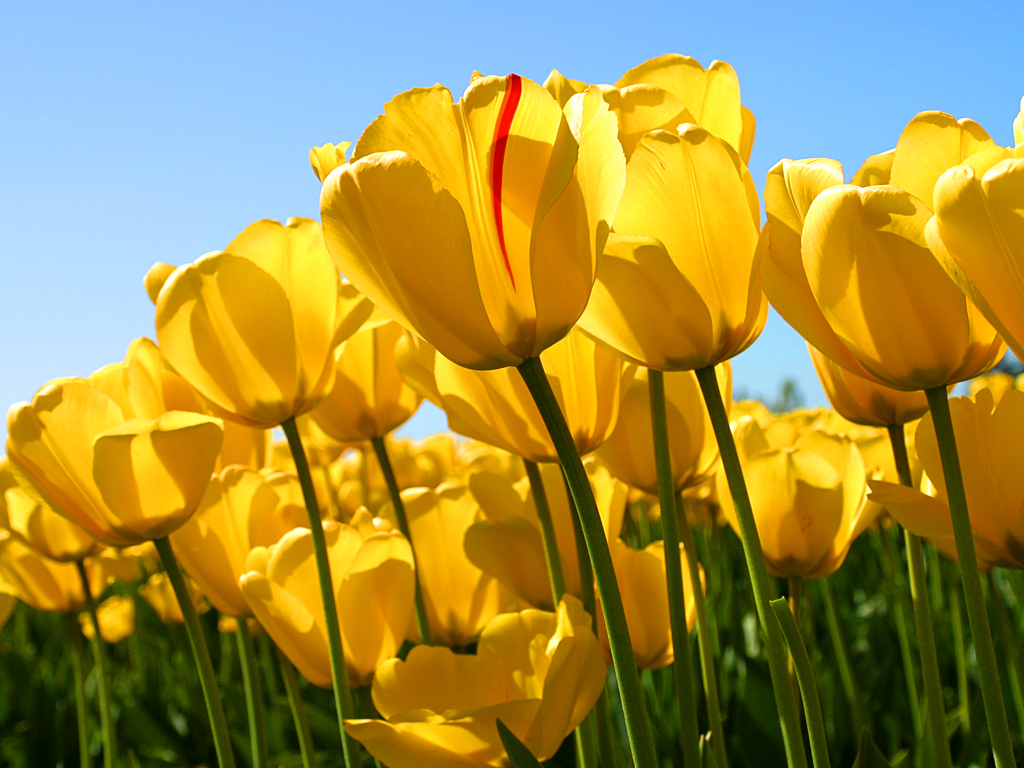
//> input picture OpenCvTestproject/Tulips.jpg, 1024 x 768 px
$ ./line   (built with g++ and OpenCV 4)
//> lines starting //> are read from the running program, lines starting //| are printed output that depends on the picture; after the words box and inside, x2 and y2 are one past the last pixel; in counts of white or black regions, pixels touching at a corner belong together
### OpenCvTestproject/linefinder.h
// [16 lines of licence text are left out]

#if !defined LINEF
#define LINEF

#include <opencv2/core/core.hpp>
#include <opencv2/imgproc/imgproc.hpp>
#define PI 3.1415926

class LineFinder {

  private:

	  // original image
	  cv::Mat img;

	  // vector containing the end points
	  // of the detected lines
	  std::vector<cv::Vec4i> lines;

	  // accumulator resolution parameters
	  double deltaRho;
	  double deltaTheta;

	  // minimum number of votes that a line
	  // must receive before being considered
	  int minVote;

	  // min length for a line
	  double minLength;

	  // max allowed gap along the line
	  double maxGap;

  public:

	  // Default accumulator resolution is 1 pixel by 1 degree
	  // no gap, no mimimum length
	  LineFinder() : deltaRho(1), deltaTheta(PI/180), minVote(10), minLength(0.), maxGap(0.) {}

	  // Set the resolution of the accumulator
	  // [5 lines left out: function setAccResolution, not called in this run]

	  // Set the minimum number of votes
	  void setMinVote(int minv) {

		  minVote= minv;
	  }

	  // Set line length and gap
	  void setLineLengthAndGap(double length, double gap) {

		  minLength= length;
		  maxGap= gap;
	  }

	  // Apply probabilistic Hough Transform
	  std::vector<cv::Vec4i> findLines(cv::Mat& binary) {

		  lines.clear();
		  cv::HoughLinesP(binary,lines,deltaRho,deltaTheta,minVote, minLength, maxGap);

		  return lines;
	  }

	  // Draw the detected lines on an image
	  void drawDetectedLines(cv::Mat &image, cv::Scalar color=cv::Scalar(255,255,255)) {

		  // Draw the lines
		  std::vector<cv::Vec4i>::const_iterator it2= lines.begin();

		  while (it2!=lines.end()) {

			  cv::Point pt1((*it2)[0],(*it2)[1]);
			  cv::Point pt2((*it2)[2],(*it2)[3]);

			  cv::line( image, pt1, pt2, color);

			  ++it2;
		  }
	  }

	  // Eliminates lines that do not have an orientation equals to
	  // the ones specified in the input matrix of orientations
	  // At least the given percentage of pixels on the line must
	  // be within plus or minus delta of the corresponding orientation
	  // [48 lines left out: function removeLinesOfInconsistentOrientations, not called in this run]
};


#endif

### OpenCvTestproject/line.cpp
// [16 lines of licence text are left out]

#include <iostream>
#include <vector>
#include <opencv2/core/core.hpp>
#include <opencv2/imgproc/imgproc.hpp>
#include <opencv2/highgui/highgui.hpp>

#include "linefinder.h"


#define PI 3.1415926

int main()
{
	// Read input image
	cv::Mat image= cv::imread("Tulips.jpg",0);
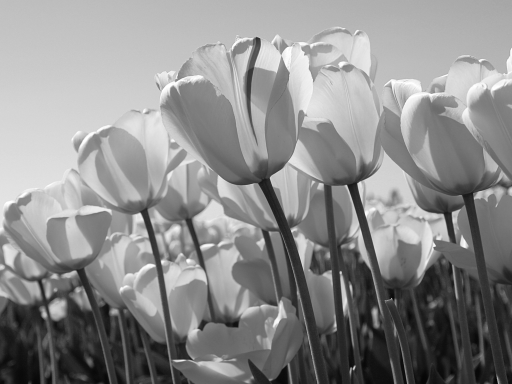
//> image: 768 rows x 1024 cols, CV_8UC1 (shown at 1/2 size); min 1, max 255, mean 139.9
	if (!image.data)
		return 0;

    // Display the image
	cv::namedWindow("Original Image");
	cv::imshow("Original Image",image);
/*
	// Compute Sobel
	EdgeDetector ed;
	ed.computeSobel(image);

    // Display the Sobel orientation
	cv::namedWindow("Sobel (orientation)");
	cv::imshow("Sobel (orientation)",ed.getSobelOrientationImage());
	cv::imwrite("ori.bmp",ed.getSobelOrientationImage());

    // Display the Sobel low threshold
	cv::namedWindow("Sobel (low threshold)");
	cv::imshow("Sobel (low threshold)",ed.getBinaryMap(125));

    // Display the Sobel high threshold
	cv::namedWindow("Sobel (high threshold)");
	cv::imshow("Sobel (high threshold)",ed.getBinaryMap(350));
*/
	// Apply Canny algorithm
	cv::Mat contours;
	cv::Canny(image,contours,125,350);
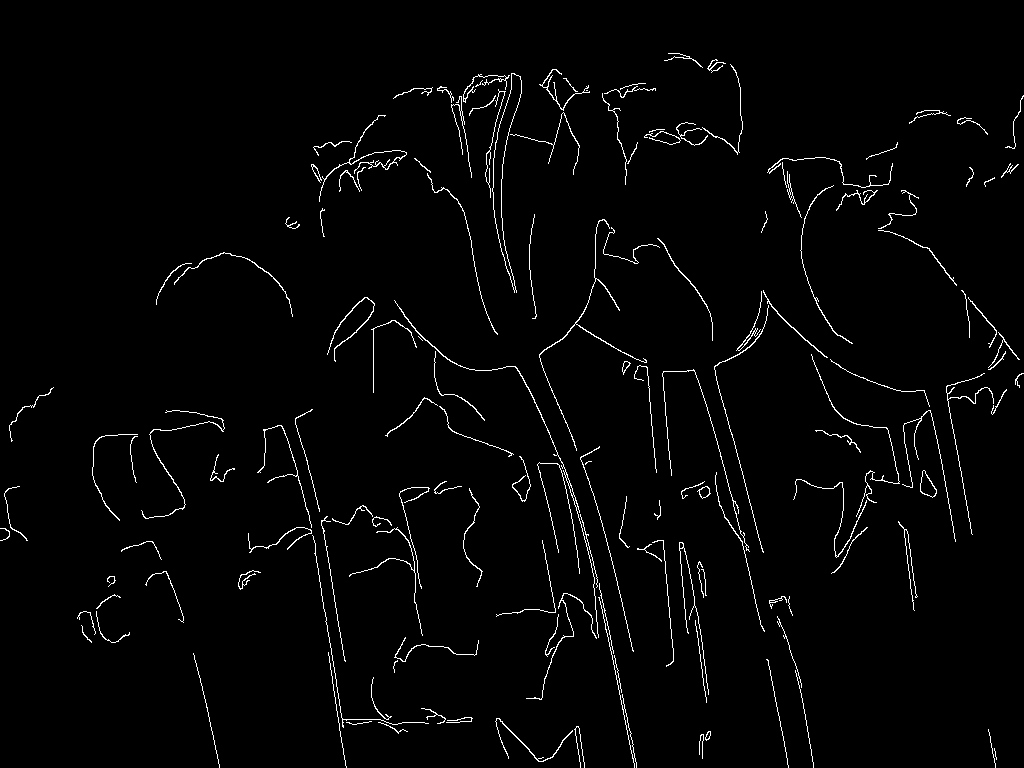
//> contours: 768 rows x 1024 cols, CV_8UC1; 2.1% white in thin lines or dots
	cv::Mat contoursInv;
	cv::threshold(contours,contoursInv,128,255,cv::THRESH_BINARY_INV);
//> contoursInv: 768 rows x 1024 cols, CV_8UC1; 97.9% white; black in thin lines or dots

    // Display the image of contours
	cv::namedWindow("Canny Contours");
	cv::imshow("Canny Contours",contoursInv);

	// Create a test image
	cv::Mat test(200,200,CV_8U,cv::Scalar(0));
	cv::line(test,cv::Point(100,0),cv::Point(200,200),cv::Scalar(255));
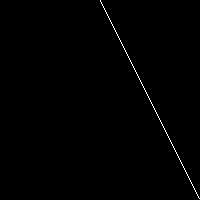
//> test: 200 rows x 200 cols, CV_8UC1; 0.5% white in thin lines or dots, all inside (x1, y1, x2, y2) = (100, 0, 200, 199)
	cv::line(test,cv::Point(0,50),cv::Point(200,200),cv::Scalar(255));
	cv::line(test,cv::Point(0,200),cv::Point(200,0),cv::Scalar(255));
	cv::line(test,cv::Point(200,0),cv::Point(0,200),cv::Scalar(255));
	cv::line(test,cv::Point(100,0),cv::Point(100,200),cv::Scalar(255));
	cv::line(test,cv::Point(0,100),cv::Point(200,100),cv::Scalar(255));
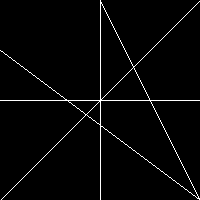
//> test: 200 rows x 200 cols, CV_8UC1; 2.5% white in thin lines or dots

    // Display the test image
	cv::namedWindow("Test Image");
	cv::imshow("Test Image",test);
	cv::imwrite("test.bmp",test);

	// Hough tranform for line detection
	std::vector<cv::Vec2f> lines;
	cv::HoughLines(contours,lines,1,PI/180,60);
//> lines = 318 lines (rho, theta), first 12: [-594, 2.88], [-464, 2.93], [-225, 2.98], [-449, 2.91], [-462, 2.93], [-613, 3.05], [-613, 2.93], [-413, 2.86], [-864, 2.97], [-437, 2.9], [-430, 2.9], [-425, 2.88]

	// Draw the lines
	cv::Mat result(contours.rows,contours.cols,CV_8U,cv::Scalar(255));
	image.copyTo(result);

	std::cout << "Lines detected: " << lines.size() << std::endl;
//| Lines detected: 318

	std::vector<cv::Vec2f>::const_iterator it= lines.begin();
	while (it!=lines.end()) {

		float rho= (*it)[0];   // first element is distance rho
		float theta= (*it)[1]; // second element is angle theta

		if (theta < PI/4. || theta > 3.*PI/4.) { // ~vertical line

			// point of intersection of the line with first row
			cv::Point pt1(rho/cos(theta),0);
			// point of intersection of the line with last row
			cv::Point pt2((rho-result.rows*sin(theta))/cos(theta),result.rows);
			// draw a white line
			cv::line( result, pt1, pt2, cv::Scalar(255), 1);

		} else { // ~horizontal line

			// point of intersection of the line with first column
			cv::Point pt1(0,rho/sin(theta));
			// point of intersection of the line with last column
			cv::Point pt2(result.cols,(rho-result.cols*cos(theta))/sin(theta));
			// draw a white line
			cv::line( result, pt1, pt2, cv::Scalar(255), 1);
		}

		std::cout << "line: (" << rho << "," << theta << ")\n";

		++it;
	}
//> this loop made 318 passes
//> (rho, theta, pt1, pt2) on passes 1 to 8: (-594, 2.88, Point(614, 0), Point(820, 768)), (-464, 2.93, Point(474, 0), Point(637, 768)), (-225, 2.98, Point(227, 0), Point(349, 768)), (-449, 2.91, Point(460, 0), Point(638, 768)), (-462, 2.93, Point(472, 0), Point(635, 768)), (-613, 3.05, Point(615, 0), Point(682, 768)), (-613, 2.93, Point(626, 0), Point(789, 768)), (-413, 2.86, Point(429, 0), Point(649, 768))
//> (printed output is left out)
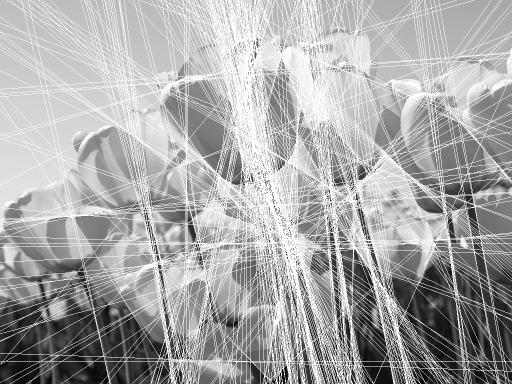
//> result: 768 rows x 1024 cols, CV_8UC1 (shown at 1/2 size); min 1, max 255, mean 168.6

    // Display the detected line image
	cv::namedWindow("Detected Lines with Hough");
	cv::imshow("Detected Lines with Hough",result);

	// Create LineFinder instance
	LineFinder ld;

	// Set probabilistic Hough parameters
	ld.setLineLengthAndGap(100,20);
	ld.setMinVote(80);

	cv::Mat image2= cv::imread("Tulips.jpg",1);
//> image2 is the input picture: 768 rows x 1024 cols, CV_8UC3; mean B, G, R 66.7, 143.3, 161.3
	// Detect lines
	std::vector<cv::Vec4i> li= ld.findLines(contours);
//> in findLines, `cv::HoughLinesP(binary,lines,deltaRho,deltaTheta,minVote, minLength, m..`: lines = 16 lines (x1, y1, x2, y2), first 8: [714, 368, 763, 552], [575, 497, 616, 675], [592, 557, 636, 764], [732, 497, 757, 611], [308, 511, 343, 727], [663, 540, 673, 659], [946, 386, 972, 534], [645, 359, 655, 468]
//> li = 16 items, first 8: [714, 368, 763, 552], [575, 497, 616, 675], [592, 557, 636, 764], [732, 497, 757, 611], [308, 511, 343, 727], [663, 540, 673, 659], [946, 386, 972, 534], [645, 359, 655, 468]
	ld.drawDetectedLines(image2);
//> the loop in drawDetectedLines, `while (it2!=lines.end())` made 16 passes
//> after the loop in drawDetectedLines, `while (it2!=lines.end())`:
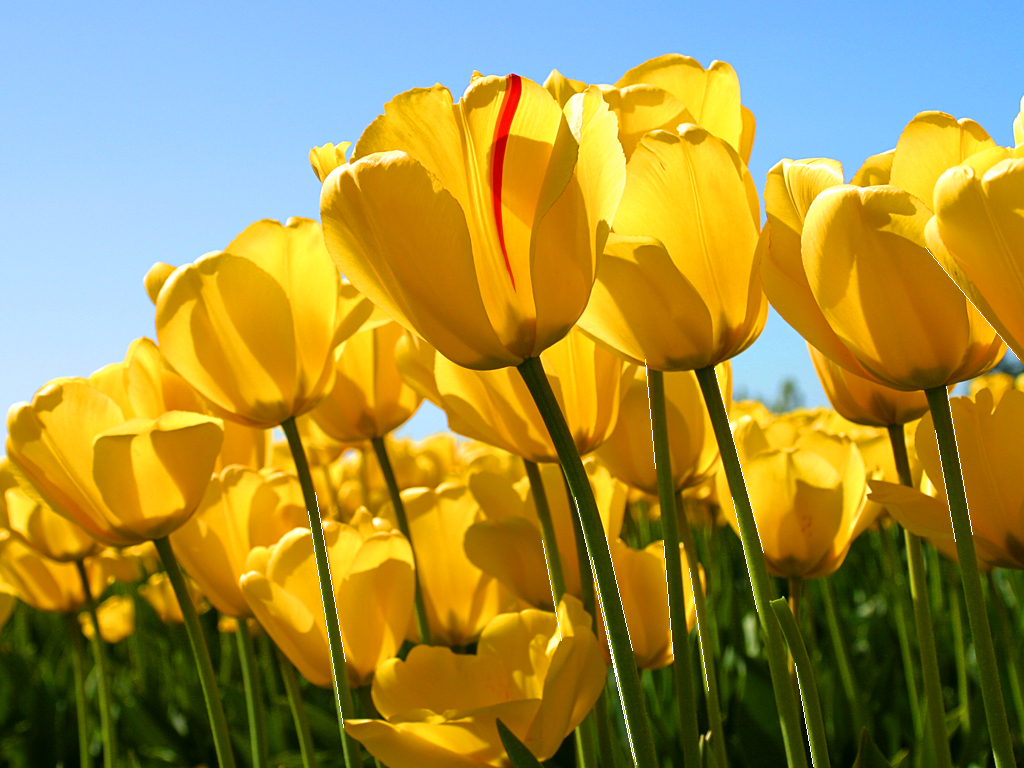
//> image: 768 rows x 1024 cols, CV_8UC3; 0.28% of pixels changed, all inside (x1, y1, x2, y2) = (308, 247, 1020, 767)
	cv::namedWindow("Detected Lines with HoughP");
	cv::imshow("Detected Lines with HoughP",image2);


	cv::waitKey();
	return 0;
}

$ run again, with OpenCvTestproject/Chrysanthemum.jpg copied over OpenCvTestproject/Tulips.jpg
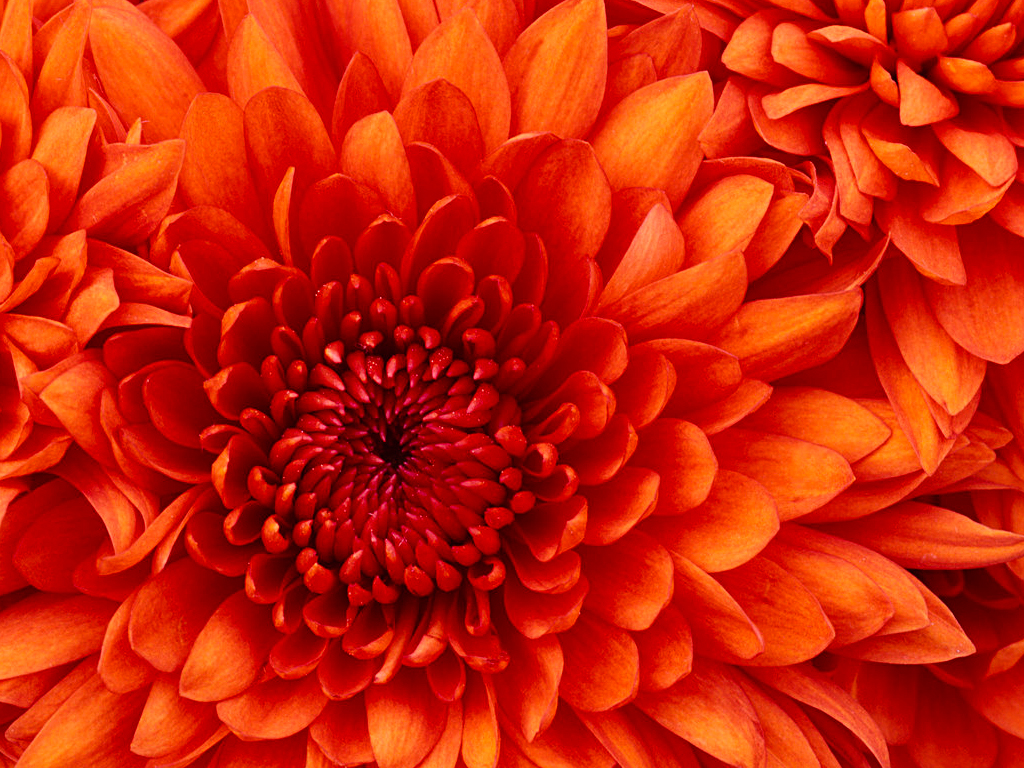
//> input picture OpenCvTestproject/Chrysanthemum.jpg, 1024 x 768 px
//> `cv::Canny(image,contours,125,350);`:
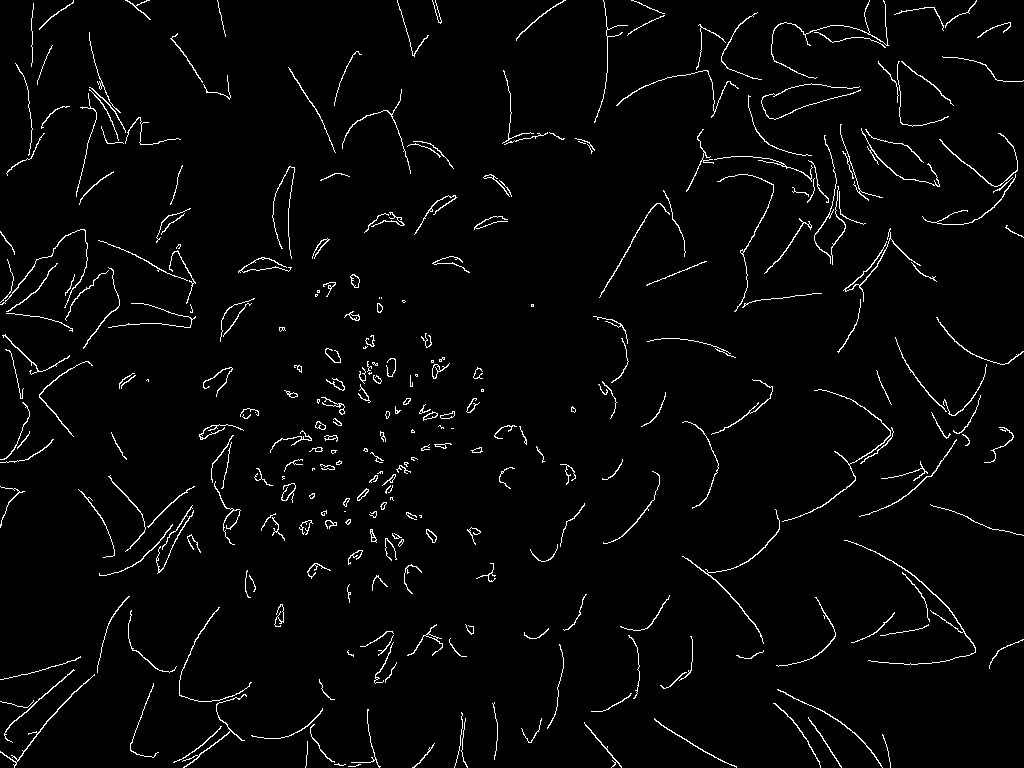
//> contours: 768 rows x 1024 cols, CV_8UC1; 2.7% white in thin lines or dots
//> contoursInv: 768 rows x 1024 cols, CV_8UC1; 97.3% white; black in thin lines or dots
//> `cv::HoughLines(contours,lines,1,PI/180,60);`: lines = 479 lines (rho, theta), first 12: [542, 0.79], [477, 0.79], [546, 0.84], [509, 0.72], [471, 0.65], [247, 2.15], [506, 1.19], [730, 0.79], [745, 0.75], [515, 1.17], [264, 2.13], [518, 0.73]
//| Lines detected: 479
//> the loop `while (it!=lines.end())` made 479 passes
//> (rho, theta, pt1, pt2) on passes 1 to 8: (542, 0.785, Point(0, 766), Point(1024, -257)), (477, 0.785, Point(0, 674), Point(1024, -349)), (546, 0.838, Point(0, 734), Point(1024, -187)), (509, 0.716, Point(674, 0), Point(6, 768)), (471, 0.646, Point(589, 0), Point(11, 768)), (247, 2.15, Point(0, 294), Point(1024, 959)), (506, 1.19, Point(0, 545), Point(1024, 132)), (730, 0.785, Point(0, 1032), Point(1024, 8))
//> (printed output is left out)
//> after the loop `while (it!=lines.end())`:
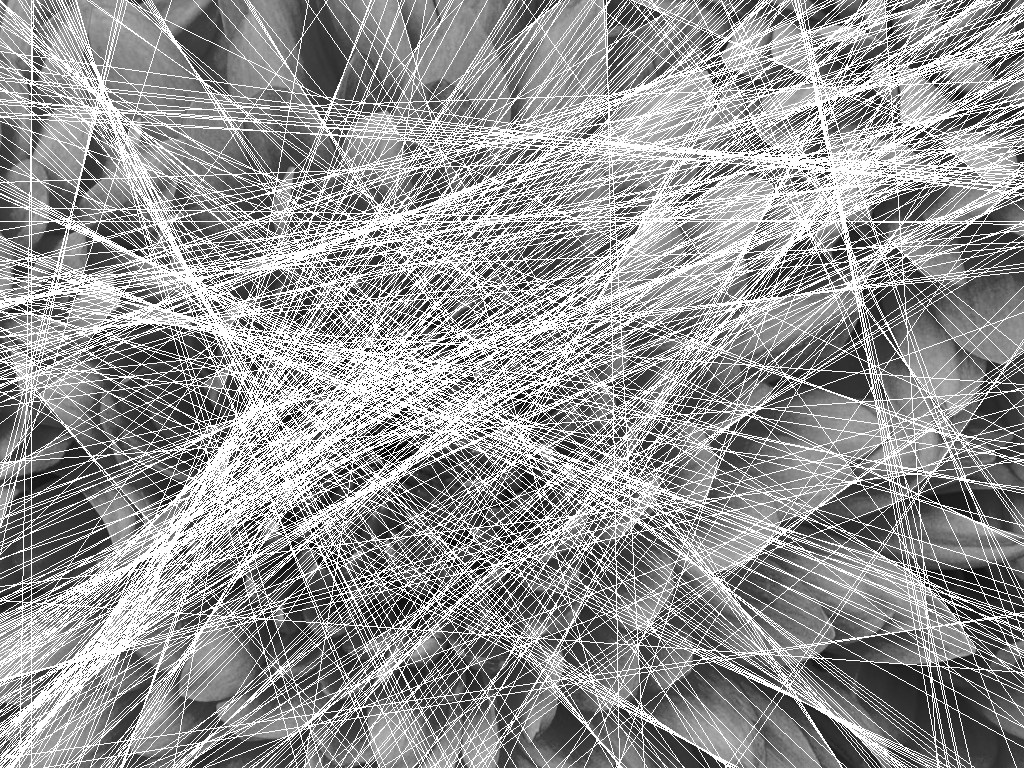
//> result: 768 rows x 1024 cols, CV_8UC1; min 3, max 255, mean 148.8
//> image2 is the input picture: 768 rows x 1024 cols, CV_8UC3; mean B, G, R 9.2, 35.5, 203.1
//> in findLines, `cv::HoughLinesP(binary,lines,deltaRho,deltaTheta,minVote, minLength, m..`: lines = 2 lines (x1, y1, x2, y2): [599, 297, 663, 190], [76, 196, 102, 83]
//> li = 2 items: [599, 297, 663, 190], [76, 196, 102, 83]
//> the loop in drawDetectedLines, `while (it2!=lines.end())` made 2 passes
